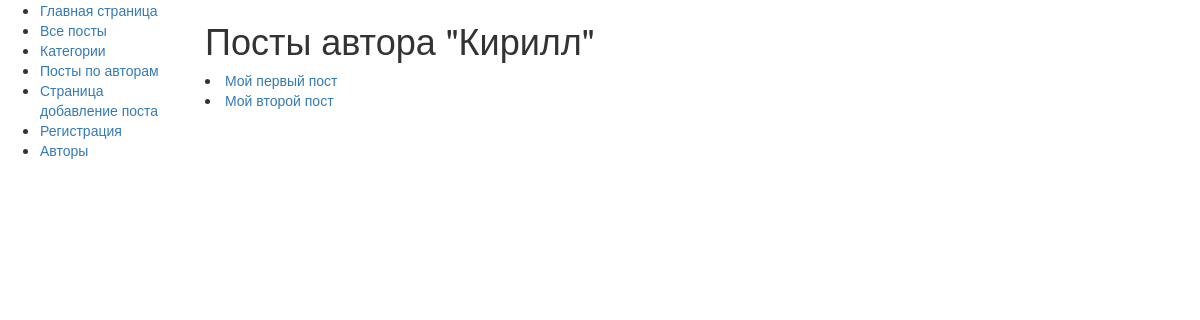
The app's page /posts/posts_by_authors/kirill/1/, older data.
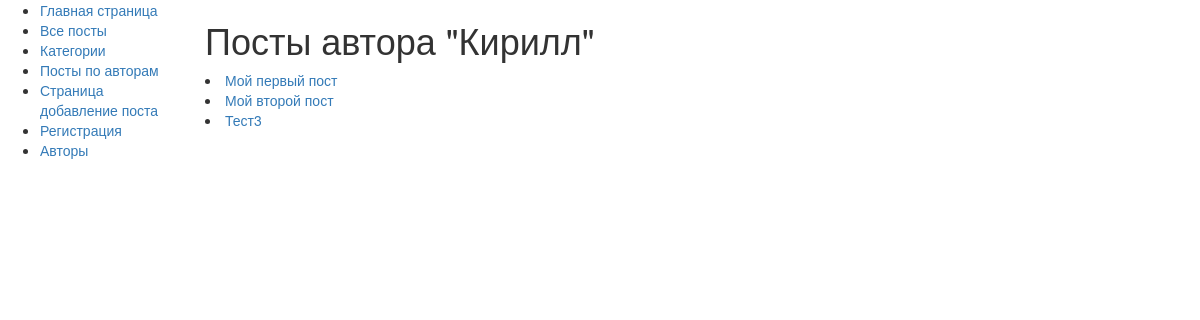
The same page, newer data.
### posts/models.py (models this page shows, shortened)
class Post(models.Model):
    heading = models.CharField(max_length=40)
    text = models.TextField(null=True)
    date = models.DateTimeField(auto_now_add=True)
    vote = models.IntegerField(default=0, editable=False)
    author = models.ForeignKey("Author", on_delete=models.CASCADE, null=True)
    category = models.ForeignKey("Category", on_delete=models.CASCADE, null=True)

### posts/views.py (the view)
# urls.py: path('posts_by_authors/<str:slug>/<int:author_id>/', views.posts_by_authors, name='posts_by_authors'),
def posts_by_authors(request, slug, author_id):
    posts = Post.objects.filter(author_id=author_id)
    author = Author.objects.get(pk=author_id)
    return render(request, 'posts/posts_by_authors.html', {"posts": posts, 'author': author})

### posts/templates/posts/posts_by_authors.html
{% extends "posts/base.html" %}
{% block content%}
	<h1>Посты автора "{{ author.first_name }}" </h1>
	{% for post in posts %}
		<li><a href="{% url 'cur_post' post.id %}">{{ post.heading }}</a></li>
	{% endfor %}
{% endblock %}

Row changes from the older to the newer data that the page shows:
added Post: heading "Тест3"
